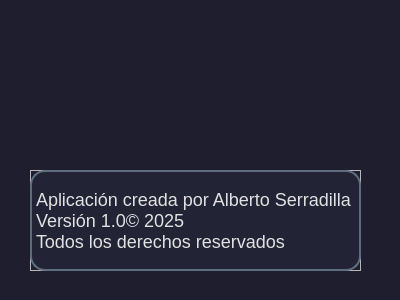
<?xml version="1.0" encoding="UTF-8"?>
<ui version="4.0">
 <class>Acerca</class>
 <widget class="QDialog" name="Acerca">
  <property name="windowModality">
   <enum>Qt::WindowModality::WindowModal</enum>
  </property>
  <property name="geometry">
   <rect>
    <x>0</x>
    <y>0</y>
    <width>400</width>
    <height>300</height>
   </rect>
  </property>
  <property name="minimumSize">
   <size>
    <width>400</width>
    <height>300</height>
   </size>
  </property>
  <property name="maximumSize">
   <size>
    <width>400</width>
    <height>300</height>
   </size>
  </property>
  <property name="windowTitle">
   <string>Acerca</string>
  </property>
  <property name="windowIcon">
   <iconset resource="../Recursos/img/bg.qrc">
    <normaloff>:/prefijoNuevo/brianda1.png</normaloff>:/prefijoNuevo/brianda1.png</iconset>
  </property>
  <property name="styleSheet">
   <string notr="true">    QDialog {
        background-color: #1E1E2F;
        color: #F4F4F4;
        font-family: 'Arial', sans-serif;
        font-size: 14px;
    }
    
    QLabel {
        font-size: 18px;
        color: #E1E1E1;

    }


    QStatusBar {
        background-color: #1E1E2F;
        color: #F4F4F4;
        font-size: 12px;
    }
    
QDialog QLabel#label_2{
    background-color: rgba(41, 41, 61, 0.5); 
    border-radius: 15px;
	    border: 2px solid #5D6D7E;
}</string>
  </property>
  <widget class="QWidget" name="horizontalLayoutWidget">
   <property name="geometry">
    <rect>
     <x>30</x>
     <y>10</y>
     <width>341</width>
     <height>111</height>
    </rect>
   </property>
   <layout class="QHBoxLayout" name="horizontalLayout">
    <item>
     <spacer name="horizontalSpacer_4">
      <property name="orientation">
       <enum>Qt::Orientation::Horizontal</enum>
      </property>
      <property name="sizeHint" stdset="0">
       <size>
        <width>40</width>
        <height>20</height>
       </size>
      </property>
     </spacer>
    </item>
    <item>
     <widget class="QLabel" name="logo_acerca">
      <property name="frameShape">
       <enum>QFrame::Shape::NoFrame</enum>
      </property>
      <property name="frameShadow">
       <enum>QFrame::Shadow::Plain</enum>
      </property>
      <property name="lineWidth">
       <number>10</number>
      </property>
      <property name="text">
       <string/>
      </property>
      <property name="pixmap">
       <pixmap resource="../Recursos/img/bg.qrc">:/prefijoNuevo/brianda1.png</pixmap>
      </property>
     </widget>
    </item>
    <item>
     <spacer name="horizontalSpacer_3">
      <property name="orientation">
       <enum>Qt::Orientation::Horizontal</enum>
      </property>
      <property name="sizeHint" stdset="0">
       <size>
        <width>40</width>
        <height>20</height>
       </size>
      </property>
     </spacer>
    </item>
    <item>
     <widget class="QLabel" name="contenedor_logo">
      <property name="text">
       <string/>
      </property>
     </widget>
    </item>
   </layout>
  </widget>
  <widget class="QLabel" name="label_2">
   <property name="geometry">
    <rect>
     <x>30</x>
     <y>170</y>
     <width>331</width>
     <height>101</height>
    </rect>
   </property>
   <property name="frameShadow">
    <enum>QFrame::Shadow::Sunken</enum>
   </property>
   <property name="text">
    <string>Aplicación creada por Alberto Serradilla
Versión 1.0© 2025 
Todos los derechos reservados</string>
   </property>
  </widget>
  <widget class="QFrame" name="frameLogo">
   <property name="geometry">
    <rect>
     <x>30</x>
     <y>170</y>
     <width>331</width>
     <height>101</height>
    </rect>
   </property>
   <property name="frameShape">
    <enum>QFrame::Shape::StyledPanel</enum>
   </property>
   <property name="frameShadow">
    <enum>QFrame::Shadow::Raised</enum>
   </property>
  </widget>
  <zorder>frameLogo</zorder>
  <zorder>horizontalLayoutWidget</zorder>
  <zorder>label_2</zorder>
 </widget>
 <resources>
  <include location="../Recursos/img/bg.qrc"/>
  <include location="../../../AppData/Local/Programs/Python/Python313/Lib/site-packages/Recursos/img/bg.qrc"/>
 </resources>
 <connections/>
</ui>
